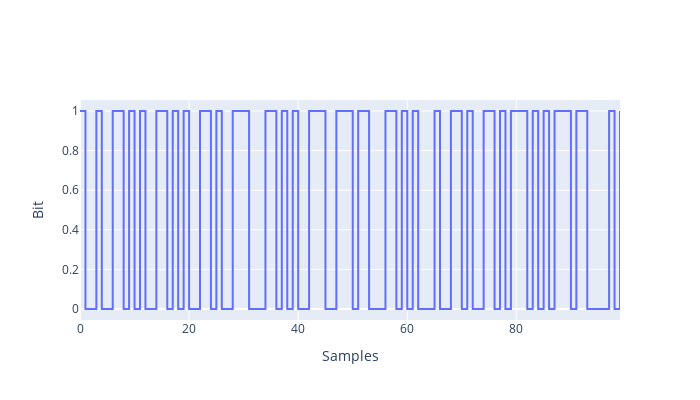

Here is the notebook cell this chart was saved with:
### Code cell
fig = make_subplots(rows=1, cols=1, shared_xaxes=False)

fig.add_trace(
    go.Scatter(y=pdm_stream[int(1e6):int(1.0001e6)], line_shape='hv'),
    row=1, col=1
)

fig.update_layout(height=400, width=700)
fig.update_yaxes(title_text="", showgrid=True)
fig.update_xaxes(title_text="", showgrid=True, matches='x')

fig['layout']['yaxis1']['title']='Bit'
fig['layout']['xaxis1']['title']='Samples'

fig.show()

### Figure 1 — Plotly figure (JSON) as saved in the notebook; plotly's stock layout.template omitted (floating-point values rounded to 4 significant figures)
{"data": [{"line": {"shape": "hv"}, "type": "scatter", "xaxis": "x", "y": [1, 0, 0, 1, 0, 0, 1, 1, 0, 1, 0, 1, 0, 0, 1, 1, 0, 1, 0, 1, 0, 0, 1, 1, 0, 1, 0, 0, 1, 1, 1, 0, 0, 0, 1, 1, 0, 1, 0, 1, 0, 0, 1, 1, 1, 0, 0, 1, 1, 1, 0, 1, 1, 0, 0, 0, 1, 1, 0, 1, 0, 1, 0, 0, 0, 1, 0, 0, 1, 1, 0, 1, 0, 0, 1, 1, 0, 1, 0, 1, 1, 1, 0, 1, 0, 1, 0, 1, 1, 1, 0, 1, 1, 0, 0, 0, 0, 1, 0, 1], "yaxis": "y"}], "layout": {"height": 400, "width": 700, "xaxis": {"anchor": "y", "domain": [0, 1], "matches": "x", "showgrid": true, "title": {"text": "Samples"}}, "yaxis": {"anchor": "x", "domain": [0, 1], "showgrid": true, "title": {"text": "Bit"}}}}
